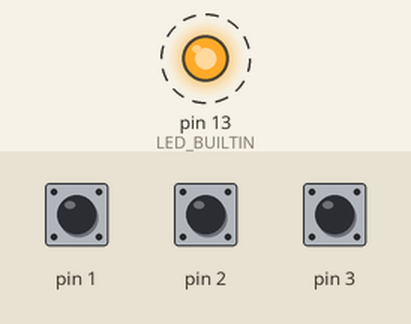
This program was run on a simulated Arduino Uno, built for the host (arithmetic inside an expression is 32-bit, double 64-bit). Shown: output pins drawn as LEDs (lit = HIGH). Dashed ring = blinking. The test bench sets the inputs (shaded band); at power-on: pin 1 HIGH, pin 2 HIGH, pin 3 HIGH.

Above: at 0.2 s.
Timing chart, 0 to 3.0 s (numbered marks = the images above):
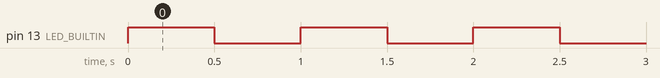

The program:

main.cpp
```cpp
/**
 * @file main.cpp
 * @author Saveerapong (Guitar)
 * @brief code for LED to blink
 * and buttons to control cycle time and duty cycle of blinking idk
*/

#include <Arduino.h>
#include "board.h"

uint8_t prev_button = 0;
uint8_t duty_cycle = 50;
uint32_t cycle_time = 1000;
uint32_t cycle_start = 0;

// put function declarations here:
void buttonHandler();

void setup() {
  // put your setup code here, to run once:
  pinMode(LED_BUILTIN, OUTPUT);

  pinMode(BUTTON_1, BUTTON_MODE);
  pinMode(BUTTON_2, BUTTON_MODE);
  pinMode(BUTTON_3, BUTTON_MODE);
}

void loop() {

  buttonHandler();

  uint32_t on_time = (cycle_time * duty_cycle) / 100;
  // uint32_t off_time = cycle_time - on_time;

  uint32_t time = millis();
  if (time - cycle_start >= cycle_time) {
    cycle_start = time;
  }

  if (time - cycle_start < on_time) {
    digitalWrite(LED_BUILTIN, HIGH);
  }
  else {
    digitalWrite(LED_BUILTIN, LOW);
  }

}

// put function definitions here:
void buttonHandler() {
  if (digitalRead(BUTTON_1) == BUTTON_ACTIVE) {
    if (prev_button != 1) {
      prev_button = 1;
      cycle_time += 100;
    }
  }
  else if (digitalRead(BUTTON_2) == BUTTON_ACTIVE) {
    if (prev_button != 2) {
      prev_button = 2;
      if (cycle_time >= 200) {
        cycle_time -= 100;
      }
    }
  }
  else if (digitalRead(BUTTON_3) == BUTTON_ACTIVE) {
    if (prev_button != 3) {
      prev_button = 3;
      duty_cycle = (duty_cycle + 25) % 100;
    }
  }
  else {
    prev_button = 0;
  }
}
```

board.h
```cpp
// (licence header left out)
// HOMEWORK TODO: add an include guard (BOARD_H)

#ifndef BOARD_H
#define BOARD_H

#include <Arduino.h>

// === Output ===
// LED_BUILTIN is already defined by the board package (PB5). Do not redefine it.

// === Inputs ===
// HOMEWORK TODO: define BUTTON_1, BUTTON_2, BUTTON_3 on PD1, PD2, PD3

#define BUTTON_1 PIN_PD1
#define BUTTON_2 PIN_PD2
#define BUTTON_3 PIN_PD3

// HOMEWORK TODO: define BUTTON_MODE and BUTTON_ACTIVE

#define BUTTON_MODE	INPUT_PULLUP
#define BUTTON_ACTIVE LOW
// The buttons connect the pin to GND when pressed, using the internal pull-up.

#endif
```

Measured:
- by itself, pin 13 (LED_BUILTIN): alternates HIGH for 0.50 s and LOW for 0.50 s
